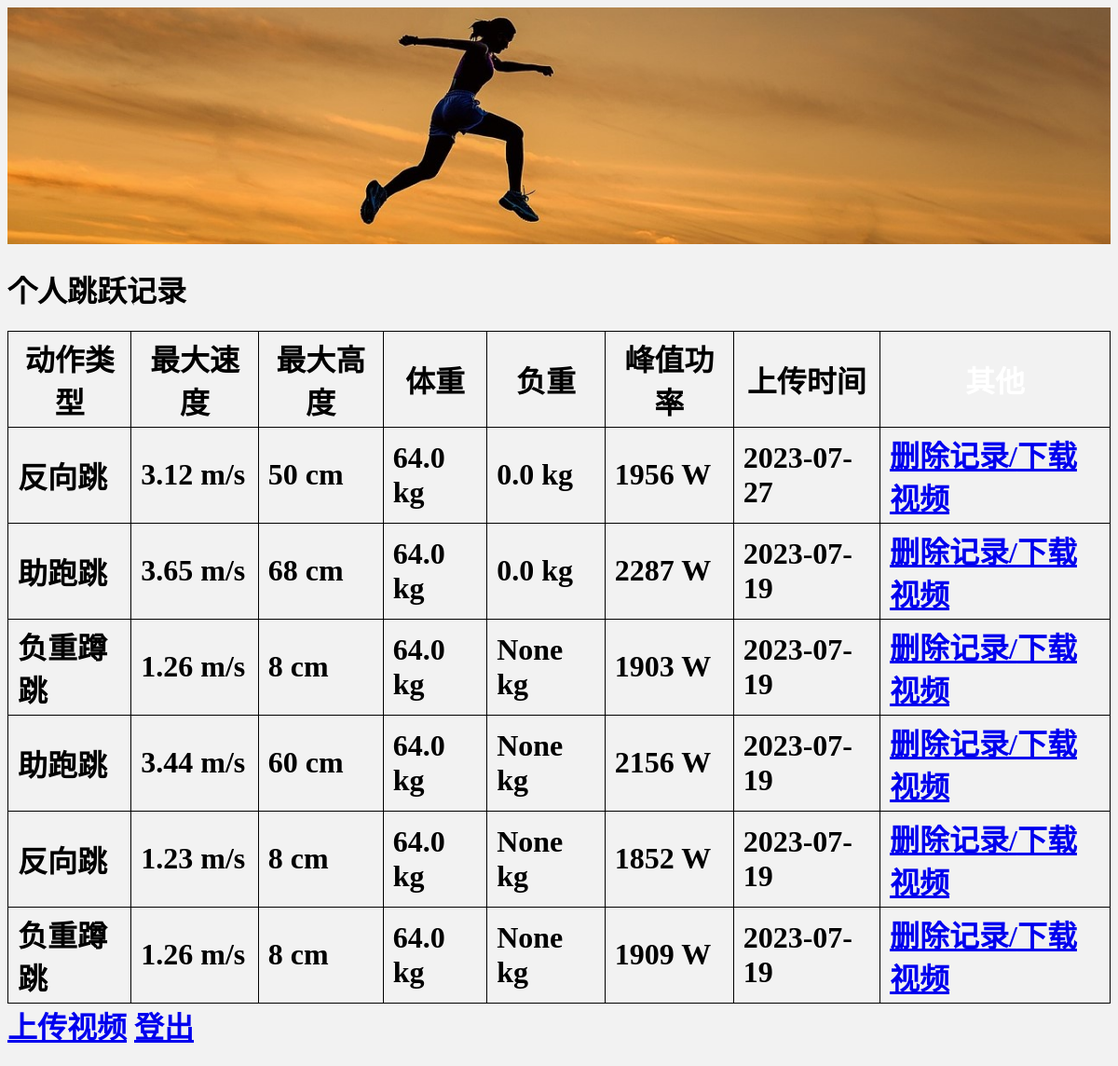
The app's page / (signed in), older data.
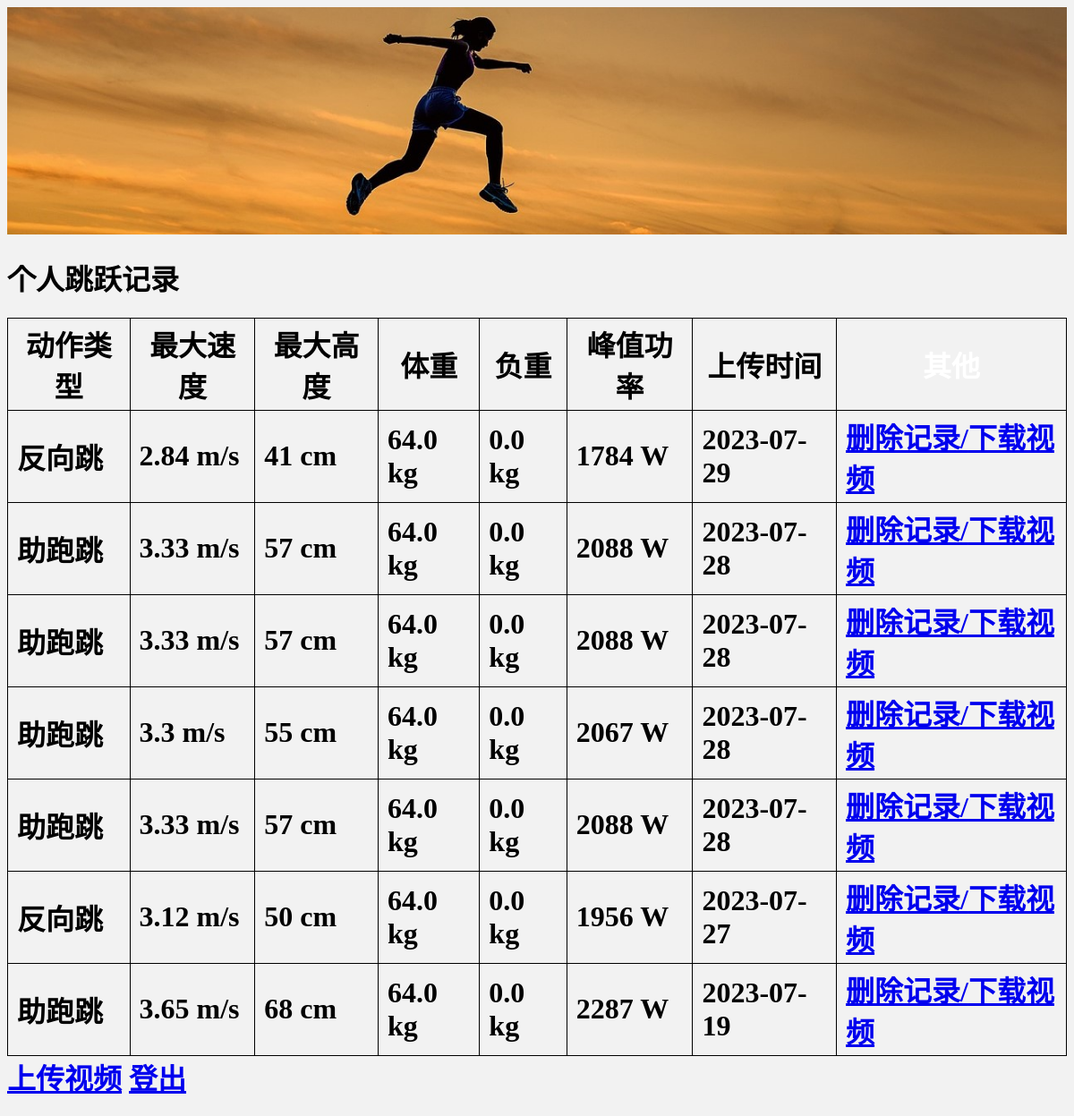
The same page, newer data.
### app.py (models this page shows)
class User_Speed(db.Model):
    __tablename__ = 'user_speed_list'
    id = db.Column(db.Integer, primary_key=True)
    username = db.Column(db.String(64), index = True)
    act_type = db.Column(db.String(16))
    max_speed = db.Column(db.Float)
    max_height = db.Column(db.Integer)
    max_power = db.Column(db.Integer)
    filename = db.Column(db.String(64))
    upload_time = db.Column(db.DateTime, default=datetime.datetime.now())
    body_height = db.Column(db.Float)
    ankle2shoulder = db.Column(db.Float)
    body_weight = db.Column(db.Float)
    load_weight = db.Column(db.Float)

### app.py (the view)
@app.route('/')
def index():
    if current_user.is_authenticated:
        current_list = User_Speed.query.filter_by(username = current_user.username).order_by(User_Speed.id.desc()).all()
        return render_template('speed_list.html', speed_list = current_list)
    else:
        return render_template('login.html', form = LoginForm())

### app.py (called while the page is built)
@login_manager.user_loader
def load_user(user_id):
    return User.query.get(int(user_id))

### templates/speed_list.html (shortened to what this page needs)
<!DOCTYPE html>
<html>
<head>
</head>
<body>
<img src="{{ url_for('static',filename = 'header2.jpg') }}" width="100%">
<h1> 个人跳跃记录 <h1>
<table>
<tr>
  <th>动作类型</th>
  <th>最大速度</th>
  <th>最大高度</th>
  <th>体重</th>
  <th>负重</th>
  <th>峰值功率</th>
  <th>上传时间</th>
  <th style="color:white">其他</th>
</tr>
{% for user_speed in speed_list%}
<tr>
  <td>{{user_speed.act_type}}</td>
  <td>{{user_speed.max_speed}} m/s</td>
  <td>{{user_speed.max_height}} cm</td>
  <td>{{user_speed.body_weight}} kg</td>
  <td>{{user_speed.load_weight}} kg</td>
  <td>{{user_speed.max_power}} W</td>
  <td>{{user_speed.upload_time.strftime('%Y-%m-%d')}}</td>
  <td><a href = '/delete/{{ user_speed.id }}'>删除记录/</a><a href = 'download/{{ user_speed.id }}'>下载视频</a></td>
</tr>
{% endfor %}
</table>
<a href = 'upload'>上传视频</a>
<a href = 'logout'>登出</a>
</body>
</html>

### templates/speed_list.html (style rules this page uses)
body { background-color: #f2f2f2; }
table { border: 1px solid black; border-collapse: collapse; }
th, td { border: 1px solid black; padding: 5px 10px; }
td:last-child { color: white; }

Row changes from the older to the newer data that the page shows:
removed User_Speed: act_type "负重蹲跳", max_speed "1.26", max_height "8", body_weight "64.0", load_weight "None", max_power "1903", upload_time "2023-07-19"
removed User_Speed: act_type "助跑跳", max_speed "3.44", max_height "60", body_weight "64.0", load_weight "None", max_power "2156", upload_time "2023-07-19"
removed User_Speed: act_type "反向跳", max_speed "1.23", max_height "8", body_weight "64.0", load_weight "None", max_power "1852", upload_time "2023-07-19"
removed User_Speed: act_type "负重蹲跳", max_speed "1.26", max_height "8", body_weight "64.0", load_weight "None", max_power "1909", upload_time "2023-07-19"
added User_Speed: act_type "反向跳", max_speed "2.84", max_height "41", body_weight "64.0", load_weight "0.0", max_power "1784", upload_time "2023-07-29"
added User_Speed: act_type "助跑跳", max_speed "3.33", max_height "57", body_weight "64.0", load_weight "0.0", max_power "2088", upload_time "2023-07-28"
added User_Speed: act_type "助跑跳", max_speed "3.33", max_height "57", body_weight "64.0", load_weight "0.0", max_power "2088", upload_time "2023-07-28"
added User_Speed: act_type "助跑跳", max_speed "3.3", max_height "55", body_weight "64.0", load_weight "0.0", max_power "2067", upload_time "2023-07-28"
added User_Speed: act_type "助跑跳", max_speed "3.33", max_height "57", body_weight "64.0", load_weight "0.0", max_power "2088", upload_time "2023-07-28"
